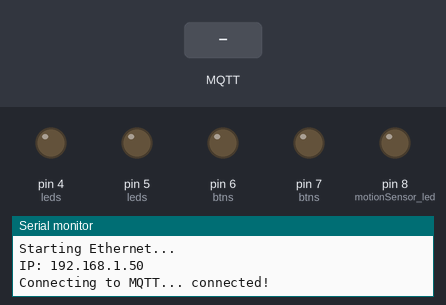
Recording of a sketch running on a simulated Arduino Uno, built with avr-gcc and run on an emulated ATmega328P. Shown: output pins drawn as LEDs (lit = HIGH), the last lines printed to the serial monitor. Inputs (shaded band) come from the test bench. WiFi joins after 1.5 s; servers stay silent unless stated; random numbers use the default seed unless the sketch sets one; no MQTT or app messages arrive unless stated.

Above: at 4.2 s.
4.3 s: MQTT message "ON" arrives on the first subscribed topic
At 5.2 s:
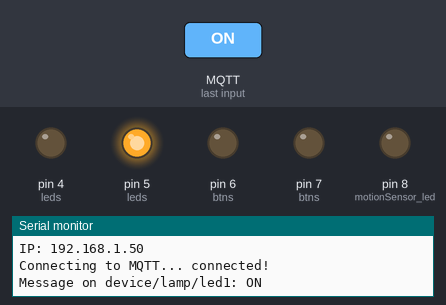
5.8 s: MQTT message "on" arrives on the second subscribed topic
At 6.5 s:
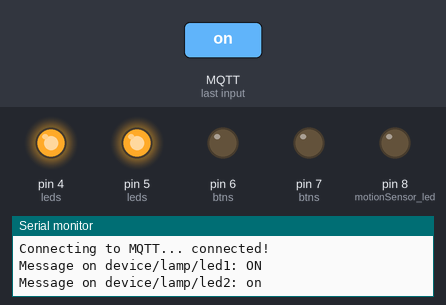
7.3 s: MQTT message "1" arrives on the first subscribed topic
At 7.7 s:
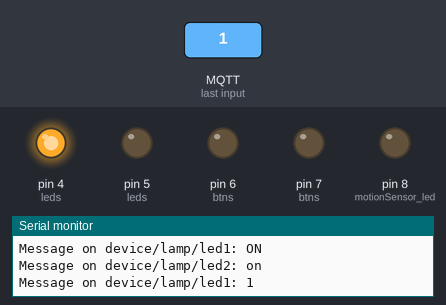
11.8 s: MQTT message "on" arrives on the first subscribed topic
At 12.6 s:
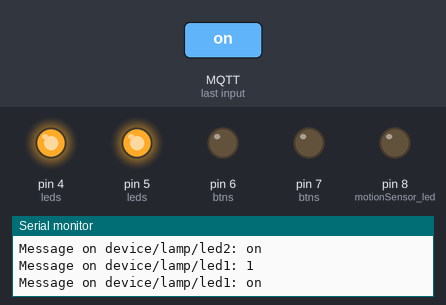
Timing chart, 0 to 14.3 s (numbered marks = the images above; inputs shaded):
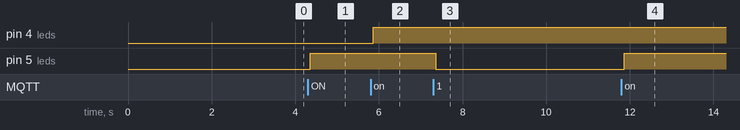

The sketch:

mqtt_connection_arduino.ino
```cpp
#include <SPI.h>
#include <Ethernet.h>
#include <PubSubClient.h>
#include<SoftwareSerial.h>


/* Create object named bt of the class SoftwareSerial */
SoftwareSerial bt(2,3); /* (Rx,Tx) */

// MAC address (must be unique per device)
byte mac[] = { 0xDE, 0xAD, 0xBE, 0xEF, 0x00, 0x02 };
IPAddress fallbackIP(172, 16, 0, 101);

// MQTT config
const char* mqttHost = "10.93.131.8";
const int mqttPort = 1883;
const char* mqttUser = "admin";
const char* mqttPassword = "admin";

// Device array
struct Device {
  const char* id;
  int pin;
};

Device leds[] = {
  { "led1", 5 },
  { "led2", 4 }
};


Device btns[] = {
  { "add", 6 },
  { "sub", 7 }
};

const int motionSensor_led = 8;


// Track previous states
bool prev_add_btn_state = LOW;
bool prev_sub_btn_state = LOW;

unsigned long lastDebounceTime = 0;
const unsigned long debounceDelay = 50; // 50ms debounce


int add_btn_status;
int sub_btn_status;

// Define the pin number for the PIR sensor
const int pirPin = 2;
// Declare and initialize the state variable
int state = 0;

const int ledCount = sizeof(leds) / sizeof(leds[0]);

EthernetClient ethClient;
PubSubClient client(ethClient);

// Helper to build control topic
String controlTopic(const char* id) {
  return "device/lamp/" + String(id);
}

// String btnControl(const char* id){
//   return "device/btn/controlbtns";
// }

// Helper to build status topic
String statusTopic(const char* id) {
  return "device/status/" + String(id);
}

// MQTT callback
void callback(char* topic, byte* payload, unsigned int length) {
  String message;
  for (unsigned int i = 0; i < length; i++) {
    message += (char)payload[i];
  }

  Serial.print("Message on ");
  Serial.print(topic);
  Serial.print(": ");
  Serial.println(message);

  for (int i = 0; i < ledCount; i++) {
    String expectedTopic = controlTopic(leds[i].id);
    if (String(topic) == expectedTopic) {
      bool isOn = message.equalsIgnoreCase("ON");
      digitalWrite(leds[i].pin, isOn ? HIGH : LOW);
      client.publish(statusTopic(leds[i].id).c_str(), isOn ? "ON" : "OFF");
    }
  }
}

// MQTT reconnect logic
void reconnect() {
  while (!client.connected()) {
    Serial.print("Connecting to MQTT... ");
    String clientId = "arduino-" + String(random(0xffff), HEX);
    if (client.connect(clientId.c_str(), mqttUser, mqttPassword)) {
      Serial.println("connected!");
      for (int i = 0; i < ledCount; i++) {
        client.subscribe(controlTopic(leds[i].id).c_str());
        client.publish(statusTopic(leds[i].id).c_str(), "ONLINE");
      }
    } else {
      Serial.print("Failed. State=");
      Serial.println(client.state());
      delay(5000);
    }
  }
}

void setup() {
    bt.begin(9600); /* Define baud rate for software serial communication */
  Serial.begin(9600);
  pinMode(pirPin, INPUT);  // Set the PIR pin as an input
  for (int i = 0; i < ledCount; i++) {
    pinMode(leds[i].pin, OUTPUT);
    digitalWrite(leds[i].pin, LOW);
  }

  for (int i = 0; i < 2 ; i++){
    pinMode(btns[i].pin, OUTPUT);
  }

  pinMode(motionSensor_led, OUTPUT);

  Serial.println("Starting Ethernet...");
  if (Ethernet.begin(mac) == 0) {
    Serial.println("DHCP failed, using fallback IP.");
    Ethernet.begin(mac, fallbackIP);
  }

  delay(1500);
  Serial.print("IP: ");
  Serial.println(Ethernet.localIP());

  client.setServer(mqttHost, mqttPort);
  client.setCallback(callback);
}

void loop() {
  if (Ethernet.linkStatus() == LinkOFF) {
    Serial.println("⚠️ Ethernet cable disconnected!");
  }

  if (!client.connected()) {
    reconnect();
  }

  client.loop();

  // Bluetooth Connection input
  if (bt.available()) /* If data is available on serial port */
    {
    	Serial.write(bt.read());      /* Print character received on to the serial monitor */
    }

  state = digitalRead(pirPin);         // Read the state of the PIR sensor
  if (state == HIGH) {                 // If the PIR sensor detects movement (state = HIGH)
    Serial.println("Somebody here!");  // Print "Somebody here!" to the serial monitor
    digitalWrite(motionSensor_led, HIGH);
  } else {
    // Serial.println("Monitoring...");
    digitalWrite(motionSensor_led, LOW);

    delay(100);
  }

  // Read current button states
bool add_btn_status = digitalRead(btns[0].pin);
bool sub_btn_status = digitalRead(btns[1].pin);

unsigned long currentMillis = millis();

if (currentMillis - lastDebounceTime > debounceDelay) {
  // Detect rising edge (LOW to HIGH)
  if (add_btn_status == HIGH && prev_add_btn_state == LOW) {
    Serial.println("+");
    client.publish("device/btn/controlbtns", "+");
    lastDebounceTime = currentMillis;
  }

  if (sub_btn_status == HIGH && prev_sub_btn_state == LOW) {
    Serial.println("-");
    client.publish("device/btn/controlbtns", "-");
    lastDebounceTime = currentMillis;
  }
}

// Update previous states
prev_add_btn_state = add_btn_status;
prev_sub_btn_state = sub_btn_status;

}
```

Measured:
- after the input at 4.3 s, pin 5 (leds): LOW → HIGH after 0.06 s
- after the input at 5.8 s, pin 4 (leds): LOW → HIGH after 0.06 s
- after the input at 7.3 s, pin 5 (leds): HIGH → LOW after 0.06 s
- after the input at 11.8 s, pin 5 (leds): LOW → HIGH after 0.07 s
